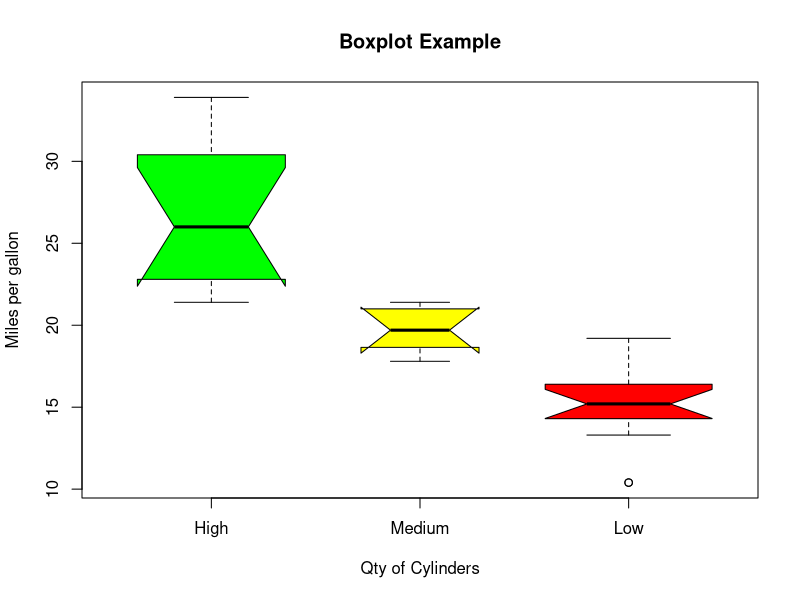

Source code (R):
boxplot(mpg~cyl,
        data=mtcars,
        xlab="Qty of Cylinders",
        ylab="Miles per gallon",
        main="Boxplot Example",
        notch=TRUE,
        varwidth=TRUE,
        col=c("green","yellow","red"),
        names=c("High","Medium","Low")
)